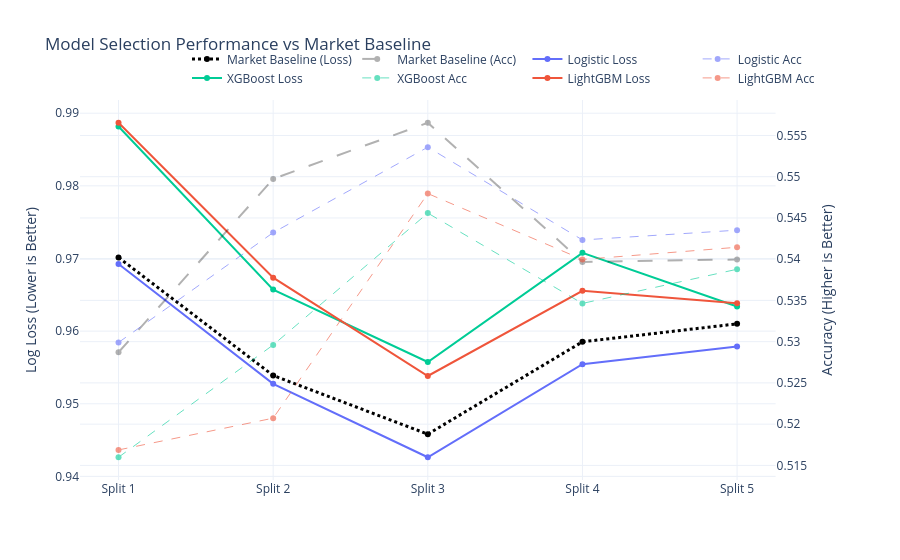

Notebook code for this chart:
### Code cell
from pipeline.plotter import plot_model_comparison
market_results = results
plot_model_comparison(market_results, model_results)

### Figure 1 — Plotly figure (JSON) as saved in the notebook; plotly's stock layout.template omitted (floating-point values rounded to 4 significant figures)
{"data": [{"line": {"color": "black", "dash": "dot", "width": 3}, "name": "Market Baseline (Loss)", "type": "scatter", "x": ["Split 1", "Split 2", "Split 3", "Split 4", "Split 5"], "xaxis": "x", "y": [0.9701, 0.9539, 0.9458, 0.9585, 0.961], "yaxis": "y"}, {"line": {"color": "black", "dash": "longdash", "width": 2}, "name": "Market Baseline (Acc)", "opacity": 0.3, "type": "scatter", "x": ["Split 1", "Split 2", "Split 3", "Split 4", "Split 5"], "xaxis": "x", "y": [0.5287, 0.5497, 0.5565, 0.5397, 0.54], "yaxis": "y2"}, {"line": {"color": "#636EFA", "width": 2}, "name": "Logistic Loss", "type": "scatter", "x": ["Split 1", "Split 2", "Split 3", "Split 4", "Split 5"], "xaxis": "x", "y": [0.9692, 0.9527, 0.9426, 0.9555, 0.9579], "yaxis": "y"}, {"line": {"color": "#636EFA", "dash": "dash", "width": 1}, "name": "Logistic Acc", "opacity": 0.6, "type": "scatter", "x": ["Split 1", "Split 2", "Split 3", "Split 4", "Split 5"], "xaxis": "x", "y": [0.5299, 0.5432, 0.5536, 0.5423, 0.5435], "yaxis": "y2"}, {"line": {"color": "#00CC96", "width": 2}, "name": "XGBoost Loss", "type": "scatter", "x": ["Split 1", "Split 2", "Split 3", "Split 4", "Split 5"], "xaxis": "x", "y": [0.9882, 0.9657, 0.9558, 0.9708, 0.9634], "yaxis": "y"}, {"line": {"color": "#00CC96", "dash": "dash", "width": 1}, "name": "XGBoost Acc", "opacity": 0.6, "type": "scatter", "x": ["Split 1", "Split 2", "Split 3", "Split 4", "Split 5"], "xaxis": "x", "y": [0.516, 0.5296, 0.5456, 0.5346, 0.5388], "yaxis": "y2"}, {"line": {"color": "#EF553B", "width": 2}, "name": "LightGBM Loss", "type": "scatter", "x": ["Split 1", "Split 2", "Split 3", "Split 4", "Split 5"], "xaxis": "x", "y": [0.9887, 0.9674, 0.9538, 0.9655, 0.9638], "yaxis": "y"}, {"line": {"color": "#EF553B", "dash": "dash", "width": 1}, "name": "LightGBM Acc", "opacity": 0.6, "type": "scatter", "x": ["Split 1", "Split 2", "Split 3", "Split 4", "Split 5"], "xaxis": "x", "y": [0.5169, 0.5207, 0.548, 0.54, 0.5414], "yaxis": "y2"}], "layout": {"hovermode": "x unified", "legend": {"orientation": "h", "x": 1, "xanchor": "right", "y": 1.02, "yanchor": "bottom"}, "title": {"text": "Model Selection Performance vs Market Baseline"}, "xaxis": {"anchor": "y", "domain": [0, 0.94]}, "yaxis": {"anchor": "x", "domain": [0, 1], "title": {"text": "Log Loss (Lower is Better)"}}, "yaxis2": {"anchor": "x", "overlaying": "y", "side": "right", "title": {"text": "Accuracy (Higher is Better)"}}}}
